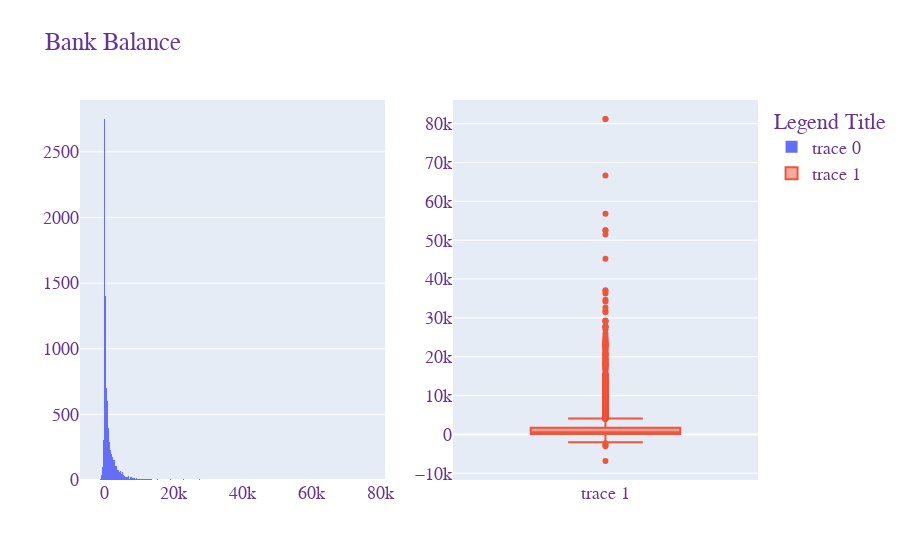

Here is the notebook cell this chart was saved with:
### Markdown cell above
- Majority of the customers are employed in management,blue-collar,technicians very few customers are housemaids,students or unemployed.

### Code cell
fig=make_subplots(rows=1,cols=2)

px1=px.histogram(x=bank['balance'])
px2=px.box(x=bank['balance'])

px1=go.Histogram(x=bank['balance'])
px2=go.Box(y=bank['balance'])

fig.update_layout(
    title="Bank Balance ",

    legend_title="Legend Title",
    font=dict(
        family="Times New Roman ",
        size=18,
        color="RebeccaPurple"
    )
)


fig.add_trace(px1,row=1,col=1)
fig.add_trace(px2,row=1,col=2)

### Figure 1 — Plotly figure (JSON) as saved in the notebook; plotly's stock layout.template omitted (floating-point values rounded to 4 significant figures; data arrays with more than 128 entries replaced by an {"elided": "..."} marker saying what was removed)
{"data": [{"type": "histogram", "x": {"elided": "11162 int values"}, "xaxis": "x", "yaxis": "y"}, {"type": "box", "xaxis": "x2", "y": {"elided": "11162 int values"}, "yaxis": "y2"}], "layout": {"font": {"color": "RebeccaPurple", "family": "Times New Roman ", "size": 18}, "legend": {"title": {"text": "Legend Title"}}, "title": {"text": "Bank Balance "}, "xaxis": {"anchor": "y", "domain": [0, 0.45]}, "xaxis2": {"anchor": "y2", "domain": [0.55, 1]}, "yaxis": {"anchor": "x", "domain": [0, 1]}, "yaxis2": {"anchor": "x2", "domain": [0, 1]}}}
